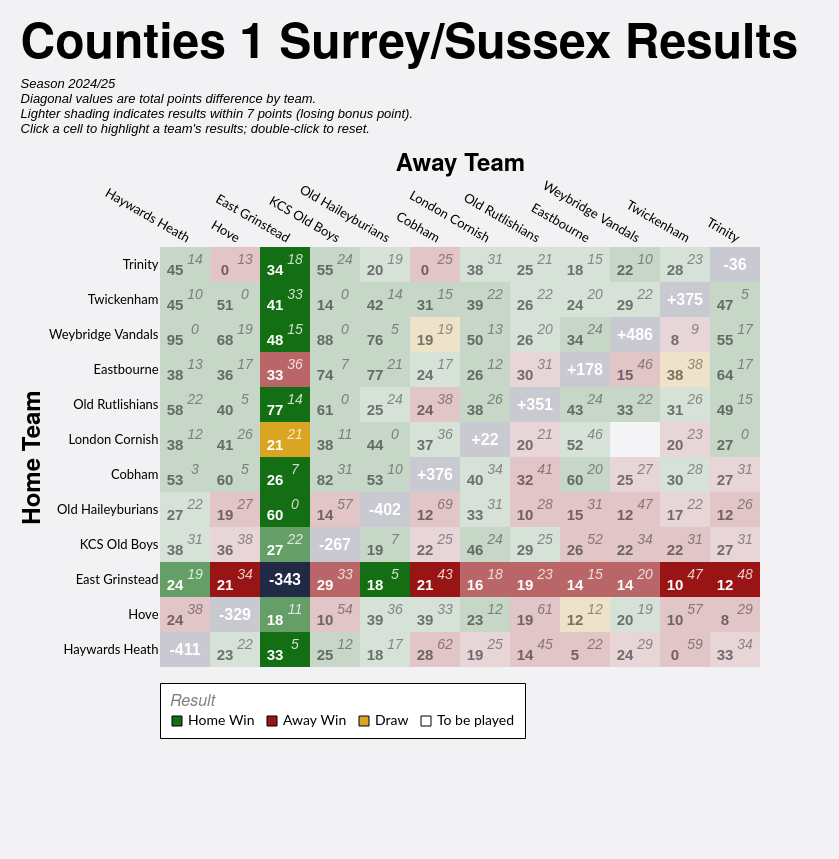

Write a Vega-Lite specification for this figure.
### Vega-Lite specification from a JSON file in a GitHub repository (floating-point values rounded to 4 significant figures; data arrays with more than 128 entries replaced by an {"elided": "..."} marker saying what was removed)
{"config": {"axis": {"labelFont": "Lato, sans-serif", "titleFont": "PT Sans Narrow, Helvetica Neue, Helvetica, Arial, sans-serif", "labelFontSize": 13, "titleFontSize": 24, "gridColor": "#202947", "gridOpacity": 0.2}, "header": {"labelFont": "PT Sans Narrow, Helvetica Neue, Helvetica, Arial, sans-serif", "titleFont": "PT Sans Narrow, Helvetica Neue, Helvetica, Arial, sans-serif", "labelFontSize": 24, "titleFontSize": 28, "labelFontWeight": "bold", "orient": "left"}, "legend": {"labelFont": "Lato, sans-serif", "titleFont": "PT Sans Narrow, Helvetica Neue, Helvetica, Arial, sans-serif", "labelFontSize": 14, "titleFontSize": 16, "titlePadding": 5, "fillColor": "white", "strokeColor": "black", "padding": 10, "titleFontWeight": "lighter", "titleFontStyle": "italic", "titleColor": "gray", "offset": 10}, "title": {"font": "PT Sans Narrow, Helvetica Neue, Helvetica, Arial, sans-serif", "fontSize": 48, "fontWeight": "bold", "anchor": "start", "align": "center", "titlePadding": 20, "subtitlePadding": 10, "subtitleFontSize": 13, "subtitleColor": "", "subtitleFontStyle": "italic", "offset": 15, "color": "black"}, "axisX": {"labelAngle": 0}, "facet": {"title": null, "header": null, "align": {"row": "each", "column": "each"}}, "resolve": {"scale": {"y": "independent", "facet": "independent"}}, "background": "#f2f1f4", "view": {"stroke": null}}, "layer": [{"data": {"name": "data-630247f28bfadbc3563766472fb3e671"}, "mark": {"type": "rect"}, "encoding": {"color": {"field": "result", "legend": {"columns": 4, "direction": "horizontal", "labelLimit": 200, "offset": 16, "orient": "bottom", "symbolStrokeColor": "black", "symbolStrokeWidth": 1, "values": ["Home Win", "Away Win", "Draw", "To be played"]}, "scale": {"domain": ["Home Win", "Home Win (LBP)", "Away Win", "Away Win (LBP)", "Draw", "To be played", "N/A"], "range": ["#146f14", "#146f14a0", "#991515", "#991515a0", "goldenrod", "white", "#202946"]}, "title": "Result", "type": "nominal"}, "opacity": {"condition": {"test": "datum.home_team == param_15['home_team'] || datum.away_team == param_15['home_team'] || !isValid(param_15['home_team'])", "value": 1.0}, "value": 0.2}, "tooltip": [{"field": "home_team", "title": "Home", "type": "nominal"}, {"field": "away_team", "title": "Away", "type": "nominal"}, {"field": "home_score_text", "title": "Home Score", "type": "nominal"}, {"field": "away_score_text", "title": "Away Score", "type": "nominal"}, {"field": "result", "title": "Result", "type": "nominal"}, {"field": "date", "format": "%d %b %Y", "title": "Date", "type": "temporal"}], "x": {"axis": {"domain": false, "grid": false, "labelAngle": 30, "orient": "top", "ticks": false}, "field": "away_team", "sort": ["Haywards Heath", "Hove", "East Grinstead", "KCS Old Boys", "Old Haileyburians", "Cobham", "London Cornish", "Old Rutlishians", "Eastbourne", "Weybridge Vandals", "Twickenham", "Trinity"], "title": "Away Team", "type": "nominal"}, "y": {"axis": {"domain": false, "grid": false, "ticks": false}, "field": "home_team", "sort": ["Trinity", "Twickenham", "Weybridge Vandals", "Eastbourne", "Old Rutlishians", "London Cornish", "Cobham", "Old Haileyburians", "KCS Old Boys", "East Grinstead", "Hove", "Haywards Heath"], "title": "Home Team", "type": "nominal"}}, "name": "view_11"}, {"data": {"name": "data-630247f28bfadbc3563766472fb3e671"}, "mark": {"type": "text", "fontStyle": "italic", "size": 14, "xOffset": 10, "yOffset": -5}, "encoding": {"color": {"condition": {"test": "datum.home_team == param_15['home_team'] || datum.away_team == param_15['home_team'] || !isValid(param_15['home_team'])", "value": "white"}, "value": "black"}, "opacity": {"condition": {"test": "datum.home_team == param_15['home_team'] || datum.away_team == param_15['home_team'] || !isValid(param_15['home_team'])", "value": 0.8}, "value": 0.4}, "text": {"field": "away_score_text", "type": "nominal"}, "x": {"field": "away_team", "sort": ["Haywards Heath", "Hove", "East Grinstead", "KCS Old Boys", "Old Haileyburians", "Cobham", "London Cornish", "Old Rutlishians", "Eastbourne", "Weybridge Vandals", "Twickenham", "Trinity"], "type": "nominal"}, "y": {"field": "home_team", "sort": ["Trinity", "Twickenham", "Weybridge Vandals", "Eastbourne", "Old Rutlishians", "London Cornish", "Cobham", "Old Haileyburians", "KCS Old Boys", "East Grinstead", "Hove", "Haywards Heath"], "type": "nominal"}}, "transform": [{"filter": "datum.away_score_text != '' && datum.away_score_text != 'WO'"}]}, {"data": {"name": "data-630247f28bfadbc3563766472fb3e671"}, "mark": {"type": "text", "size": 12, "xOffset": 10, "yOffset": -5}, "encoding": {"color": {"condition": {"test": "datum.home_team == param_15['home_team'] || datum.away_team == param_15['home_team'] || !isValid(param_15['home_team'])", "value": "white"}, "value": "black"}, "opacity": {"condition": {"test": "datum.home_team == param_15['home_team'] || datum.away_team == param_15['home_team'] || !isValid(param_15['home_team'])", "value": 0.8}, "value": 0.4}, "text": {"field": "away_score_text", "type": "nominal"}, "x": {"field": "away_team", "sort": ["Haywards Heath", "Hove", "East Grinstead", "KCS Old Boys", "Old Haileyburians", "Cobham", "London Cornish", "Old Rutlishians", "Eastbourne", "Weybridge Vandals", "Twickenham", "Trinity"], "type": "nominal"}, "y": {"field": "home_team", "sort": ["Trinity", "Twickenham", "Weybridge Vandals", "Eastbourne", "Old Rutlishians", "London Cornish", "Cobham", "Old Haileyburians", "KCS Old Boys", "East Grinstead", "Hove", "Haywards Heath"], "type": "nominal"}}, "transform": [{"filter": "datum.away_score_text == 'WO'"}]}, {"data": {"name": "data-630247f28bfadbc3563766472fb3e671"}, "mark": {"type": "text", "fontWeight": "bold", "size": 15, "xOffset": -10, "yOffset": 5}, "encoding": {"color": {"condition": {"test": "datum.home_team == param_15['home_team'] || datum.away_team == param_15['home_team'] || !isValid(param_15['home_team'])", "value": "white"}, "value": "black"}, "opacity": {"condition": {"test": "datum.home_team == param_15['home_team'] || datum.away_team == param_15['home_team'] || !isValid(param_15['home_team'])", "value": 1.0}, "value": 0.5}, "text": {"field": "home_score_text", "type": "nominal"}, "x": {"field": "away_team", "sort": ["Haywards Heath", "Hove", "East Grinstead", "KCS Old Boys", "Old Haileyburians", "Cobham", "London Cornish", "Old Rutlishians", "Eastbourne", "Weybridge Vandals", "Twickenham", "Trinity"], "type": "nominal"}, "y": {"field": "home_team", "sort": ["Trinity", "Twickenham", "Weybridge Vandals", "Eastbourne", "Old Rutlishians", "London Cornish", "Cobham", "Old Haileyburians", "KCS Old Boys", "East Grinstead", "Hove", "Haywards Heath"], "type": "nominal"}}, "transform": [{"filter": "datum.home_score_text != '' && datum.home_score_text != 'WO'"}]}, {"data": {"name": "data-630247f28bfadbc3563766472fb3e671"}, "mark": {"type": "text", "size": 12, "xOffset": -10, "yOffset": 5}, "encoding": {"color": {"condition": {"test": "datum.home_team == param_15['home_team'] || datum.away_team == param_15['home_team'] || !isValid(param_15['home_team'])", "value": "white"}, "value": "black"}, "opacity": {"condition": {"test": "datum.home_team == param_15['home_team'] || datum.away_team == param_15['home_team'] || !isValid(param_15['home_team'])", "value": 1.0}, "value": 0.5}, "text": {"field": "home_score_text", "type": "nominal"}, "x": {"field": "away_team", "sort": ["Haywards Heath", "Hove", "East Grinstead", "KCS Old Boys", "Old Haileyburians", "Cobham", "London Cornish", "Old Rutlishians", "Eastbourne", "Weybridge Vandals", "Twickenham", "Trinity"], "type": "nominal"}, "y": {"field": "home_team", "sort": ["Trinity", "Twickenham", "Weybridge Vandals", "Eastbourne", "Old Rutlishians", "London Cornish", "Cobham", "Old Haileyburians", "KCS Old Boys", "East Grinstead", "Hove", "Haywards Heath"], "type": "nominal"}}, "transform": [{"filter": "datum.home_score_text == 'WO'"}]}, {"data": {"name": "data-631657b6dc9c91f9c741307410d970ad"}, "mark": {"type": "text", "color": "white", "fontWeight": "bold", "size": 16}, "encoding": {"text": {"field": "display_text", "type": "nominal"}, "tooltip": [{"field": "home_team", "title": "Team", "type": "nominal"}, {"field": "display_text", "title": "Points Difference", "type": "nominal"}], "x": {"field": "away_team", "sort": ["Haywards Heath", "Hove", "East Grinstead", "KCS Old Boys", "Old Haileyburians", "Cobham", "London Cornish", "Old Rutlishians", "Eastbourne", "Weybridge Vandals", "Twickenham", "Trinity"], "type": "nominal"}, "y": {"field": "home_team", "sort": ["Trinity", "Twickenham", "Weybridge Vandals", "Eastbourne", "Old Rutlishians", "London Cornish", "Cobham", "Old Haileyburians", "KCS Old Boys", "East Grinstead", "Hove", "Haywards Heath"], "type": "nominal"}}}], "height": {"step": 35}, "padding": {"left": 20, "top": 20, "right": 40, "bottom": 120}, "params": [{"name": "param_15", "select": {"type": "point", "clear": "dblclick", "fields": ["home_team"], "on": "click"}, "value": [{"home_team": "East Grinstead"}], "views": ["view_11"]}], "title": {"text": "Counties 1 Surrey/Sussex Results", "subtitle": ["Season 2024/25", "Diagonal values are total points difference by team.", "Lighter shading indicates results within 7 points (losing bonus point).", "Click a cell to highlight a team's results; double-click to reset."]}, "width": {"step": 50}, "$schema": "https://vega.github.io/schema/vega-lite/v5.20.1.json", "datasets": {"data-630247f28bfadbc3563766472fb3e671": {"elided": "144 records"}, "data-631657b6dc9c91f9c741307410d970ad": [{"home_team": "Cobham", "away_team": "Cobham", "match_id": null, "date": "", "home_score": null, "away_score": null, "home_walkover": null, "away_walkover": null, "result": "N/A", "home_score_text": "", "away_score_text": "", "wo_result": "", "score_text": "", "display_text": "+376", "is_diagonal": true, "result_simple": "N/A"}, {"home_team": "East Grinstead", "away_team": "East Grinstead", "match_id": null, "date": "", "home_score": null, "away_score": null, "home_walkover": null, "away_walkover": null, "result": "N/A", "home_score_text": "", "away_score_text": "", "wo_result": "", "score_text": "", "display_text": "-343", "is_diagonal": true, "result_simple": "N/A"}, {"home_team": "Eastbourne", "away_team": "Eastbourne", "match_id": null, "date": "", "home_score": null, "away_score": null, "home_walkover": null, "away_walkover": null, "result": "N/A", "home_score_text": "", "away_score_text": "", "wo_result": "", "score_text": "", "display_text": "+178", "is_diagonal": true, "result_simple": "N/A"}, {"home_team": "Haywards Heath", "away_team": "Haywards Heath", "match_id": null, "date": "", "home_score": null, "away_score": null, "home_walkover": null, "away_walkover": null, "result": "N/A", "home_score_text": "", "away_score_text": "", "wo_result": "", "score_text": "", "display_text": "-411", "is_diagonal": true, "result_simple": "N/A"}, {"home_team": "Hove", "away_team": "Hove", "match_id": null, "date": "", "home_score": null, "away_score": null, "home_walkover": null, "away_walkover": null, "result": "N/A", "home_score_text": "", "away_score_text": "", "wo_result": "", "score_text": "", "display_text": "-329", "is_diagonal": true, "result_simple": "N/A"}, {"home_team": "KCS Old Boys", "away_team": "KCS Old Boys", "match_id": null, "date": "", "home_score": null, "away_score": null, "home_walkover": null, "away_walkover": null, "result": "N/A", "home_score_text": "", "away_score_text": "", "wo_result": "", "score_text": "", "display_text": "-267", "is_diagonal": true, "result_simple": "N/A"}, {"home_team": "London Cornish", "away_team": "London Cornish", "match_id": null, "date": "", "home_score": null, "away_score": null, "home_walkover": null, "away_walkover": null, "result": "N/A", "home_score_text": "", "away_score_text": "", "wo_result": "", "score_text": "", "display_text": "+22", "is_diagonal": true, "result_simple": "N/A"}, {"home_team": "Old Haileyburians", "away_team": "Old Haileyburians", "match_id": null, "date": "", "home_score": null, "away_score": null, "home_walkover": null, "away_walkover": null, "result": "N/A", "home_score_text": "", "away_score_text": "", "wo_result": "", "score_text": "", "display_text": "-402", "is_diagonal": true, "result_simple": "N/A"}, {"home_team": "Old Rutlishians", "away_team": "Old Rutlishians", "match_id": null, "date": "", "home_score": null, "away_score": null, "home_walkover": null, "away_walkover": null, "result": "N/A", "home_score_text": "", "away_score_text": "", "wo_result": "", "score_text": "", "display_text": "+351", "is_diagonal": true, "result_simple": "N/A"}, {"home_team": "Trinity", "away_team": "Trinity", "match_id": null, "date": "", "home_score": null, "away_score": null, "home_walkover": null, "away_walkover": null, "result": "N/A", "home_score_text": "", "away_score_text": "", "wo_result": "", "score_text": "", "display_text": "-36", "is_diagonal": true, "result_simple": "N/A"}, {"home_team": "Twickenham", "away_team": "Twickenham", "match_id": null, "date": "", "home_score": null, "away_score": null, "home_walkover": null, "away_walkover": null, "result": "N/A", "home_score_text": "", "away_score_text": "", "wo_result": "", "score_text": "", "display_text": "+375", "is_diagonal": true, "result_simple": "N/A"}, {"home_team": "Weybridge Vandals", "away_team": "Weybridge Vandals", "match_id": null, "date": "", "home_score": null, "away_score": null, "home_walkover": null, "away_walkover": null, "result": "N/A", "home_score_text": "", "away_score_text": "", "wo_result": "", "score_text": "", "display_text": "+486", "is_diagonal": true, "result_simple": "N/A"}]}}
